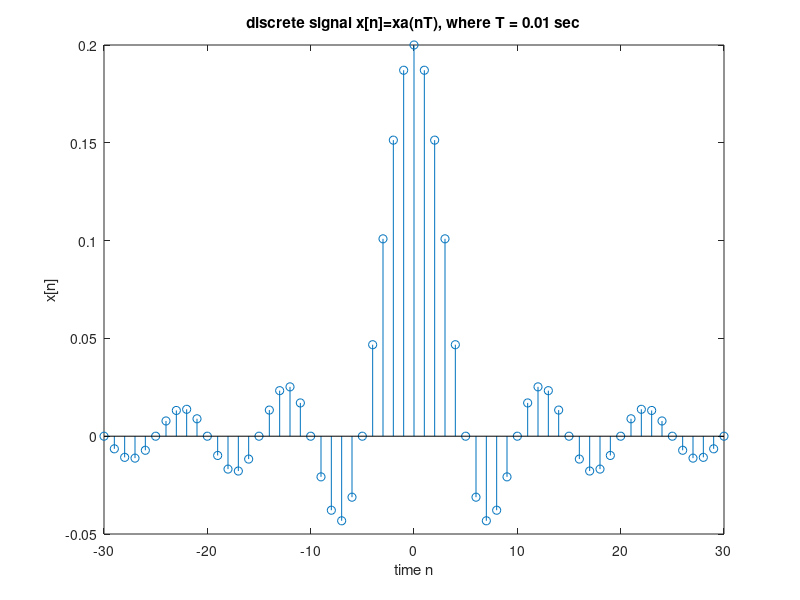

Reproduce this figure in MATLAB.
clear;
max = 0.2;
Length = 30;
N = -Length:1:Length;
x = sin(max*pi*N)./(pi*N);
x(Length+1) = max;
stem(N,x);
xlabel('time n'); ylabel('x[n]');
title('discrete signal x[n]=xa(nT), where T = 0.01 sec');
